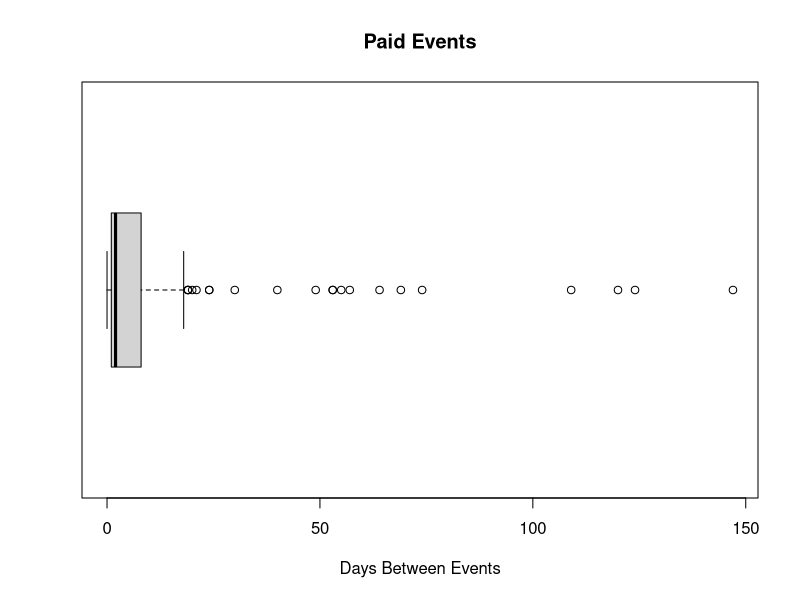
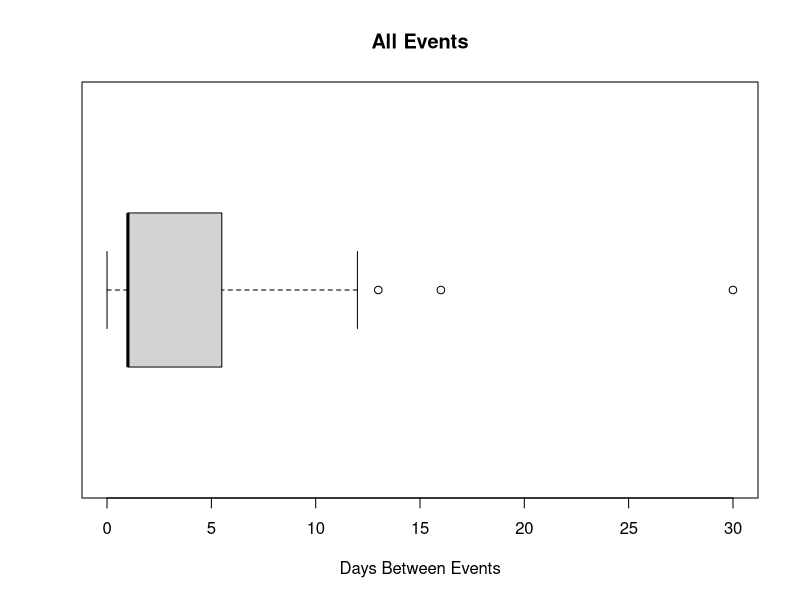
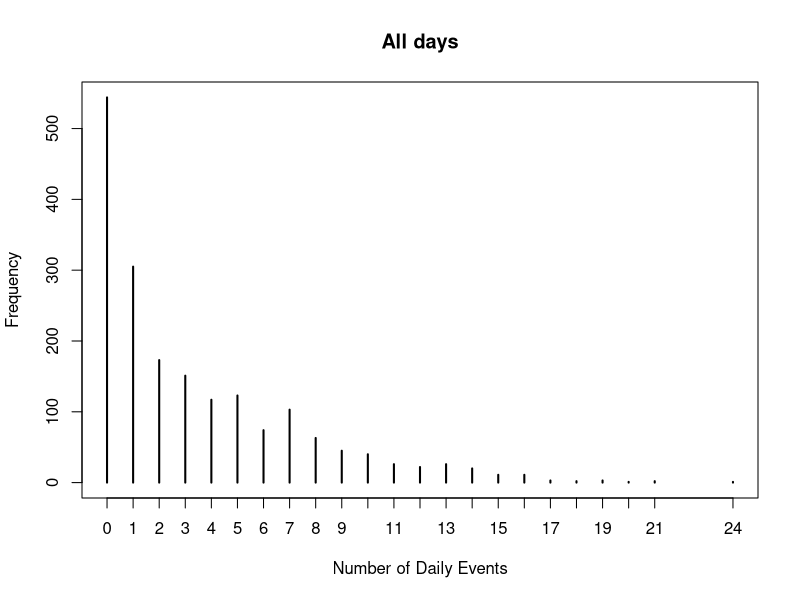
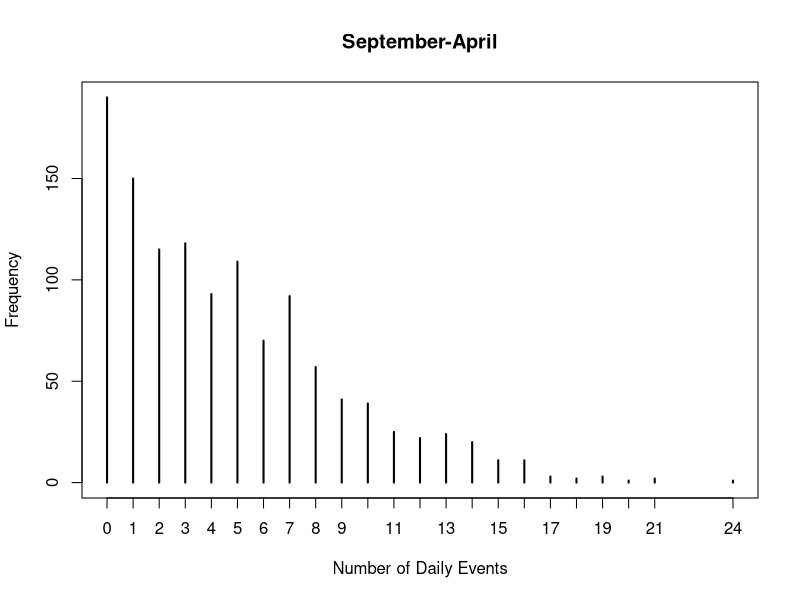

Here is the R script that generated these plots, in order: (Note: this script raises an error after producing the figures.)
## ---- chunk 1
library("readxl")
event.df <- read_excel("EventsCalendar (1).xlsx")
## ---- chunk 2
View(event.df)
## ---- chunk 3
contains.free = function(str){
  return(length(grep("free", str, ignore.case = TRUE)))
}
tmp.df <- event.df[!is.na(event.df$Cost), ]
is.free <- lapply(tmp.df$Cost, contains.free)

expensive.events <- tmp.df[!is.na(tmp.df['Cost']) & is.free == 0,]

nrow(expensive.events)

## ---- chunk 4
eed <- expensive.events[order(expensive.events$'Date From'), ]$`Date From`

time.between <- c()
for (i in 1:length(eed) - 1){
  time.between[i] <- difftime(eed[i+1], eed[i], units = c("days"))
}
tb.outliernt <- time.between[time.between < 100]

summary(time.between)
sd(time.between)
boxplot(time.between, horizontal = TRUE, xlab="Days Between Events", main="Paid Events")
## ---- chunk 5
time.between <- c()
for (i in 1:length(event.df) - 1){
  time.between[i] <- difftime(eed[i+1], eed[i], units = c("days"))
}
tb.outliernt <- time.between[time.between < 100]

summary(time.between)
sd(time.between)
boxplot(time.between, horizontal = TRUE, xlab="Days Between Events", main="All Events")
## ---- chunk 6

event.dates <- event.df[order(event.df$`Date From`),]$`Date From`
length(event.dates)
daily.events <- numeric()
for (i in 2:length(event.dates)){
  if (event.dates[i] != event.dates[i-1]){
    daily.events <- c(daily.events, 1)
  }else{
    daily.events[length(daily.events)] = daily.events[length(daily.events)] + 1
  }
}
length(daily.events)


length(daily.events)

event.dates[1]
tail(event.dates)

difftime(event.dates[(length(event.dates))],event.dates[1],  units = c("days"))
1865 - 1322

for(i in 0:543){
  daily.events = c(daily.events, 0)
}



plot(table(daily.events), xlab="Number of Daily Events", ylab = "Frequency", main="All days")
## ---- chunk 7
library('lubridate')
event.df$month <- month(event.df$`Date From`)

academic.year <- event.df[(event.df$month != 5 &
                          event.df$month != 6 &
                          event.df$month != 7 &
                          event.df$month != 8), ]
nrow(academic.year)

event.dates <- academic.year[order(academic.year$`Date From`),]$`Date From`
length(event.dates)
daily.events <- numeric()
for (i in 2:length(event.dates)){
  if (event.dates[i] != event.dates[i-1]){
    daily.events <- c(daily.events, 1)
  }else{
    daily.events[length(daily.events)] = daily.events[length(daily.events)] + 1
  }
}
length(daily.events)
head(academic.year$`Date From`)
#23 Days + 235 * 5
for(i in 0:(23 + 235*5 - length(daily.events))){
  daily.events = c(daily.events, 0)
}

plot(table(daily.events), xlab="Number of Daily Events", ylab = "Frequency", main="September-April")
## ---- chunk 8
date.df['freq'] + 1
